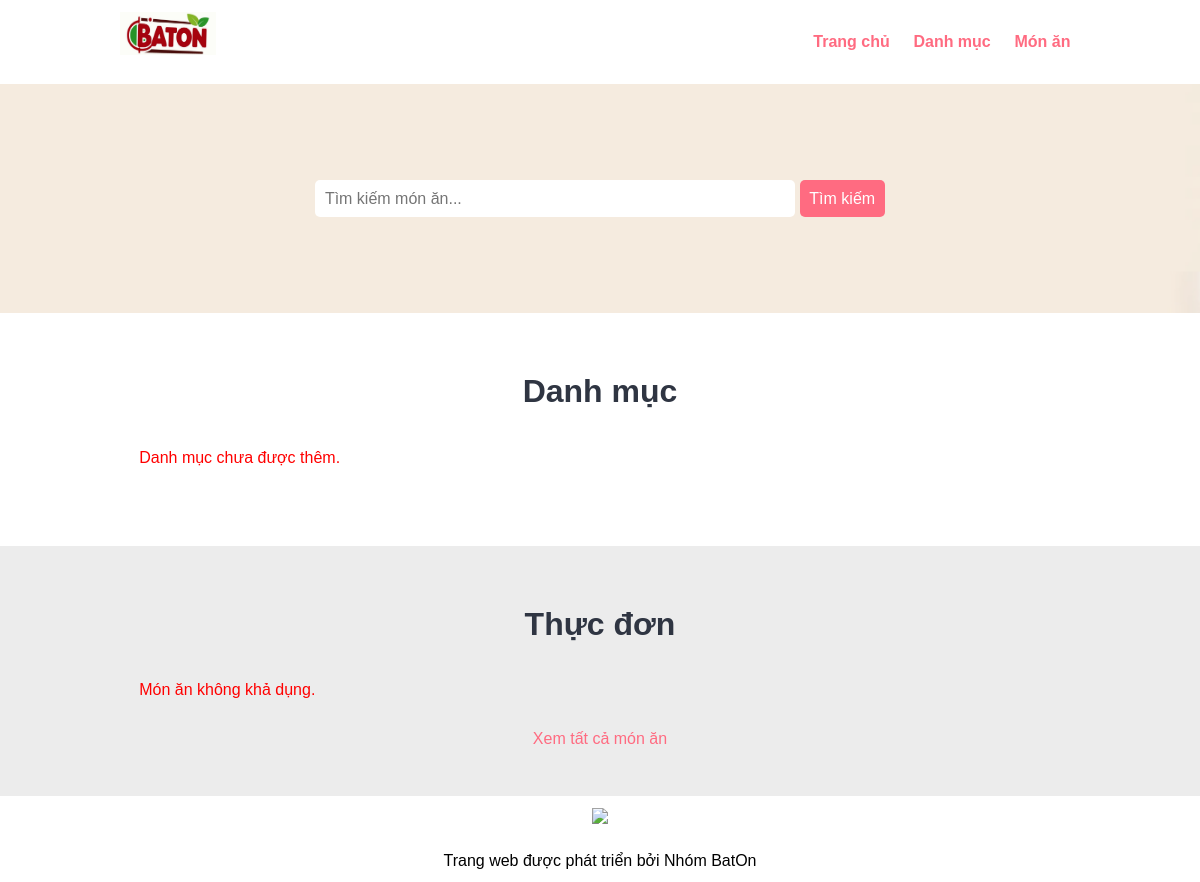
Before: / with the older database file.
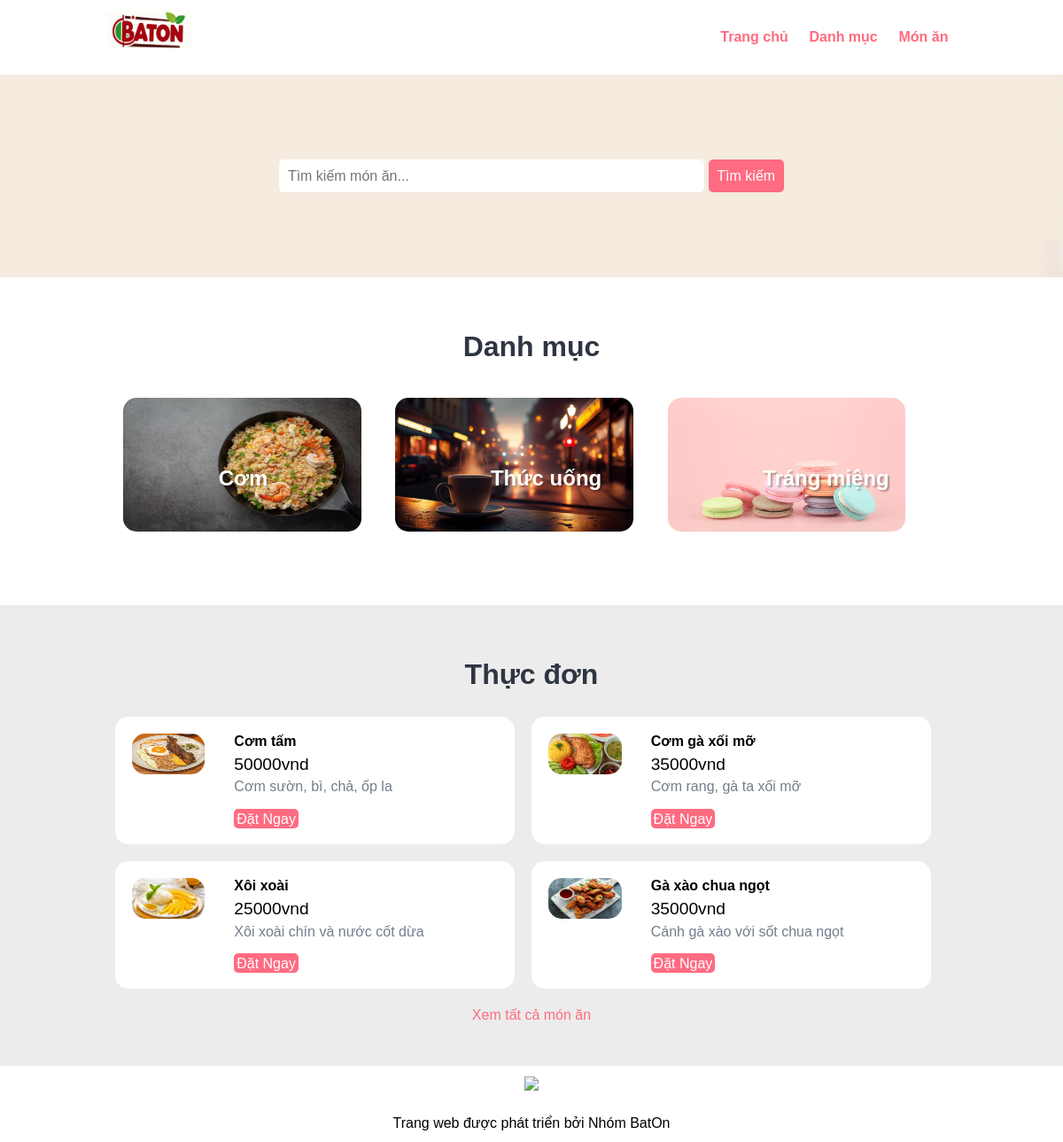
After: the same page with the newer database file.
### tables this page shows
CREATE TABLE `tbl_category` (
  `id` int(10) UNSIGNED NOT NULL,
  `title` varchar(100) NOT NULL,
  `image_name` varchar(255) NOT NULL,
  `featured` varchar(10) NOT NULL,
  `active` varchar(10) NOT NULL
);

CREATE TABLE `tbl_food` (
  `id` int(10) UNSIGNED NOT NULL,
  `title` varchar(100) NOT NULL,
  `description` text NOT NULL,
  `price` int(10) NOT NULL,
  `image_name` varchar(255) NOT NULL,
  `category_id` int(10) UNSIGNED NOT NULL,
  `featured` varchar(10) NOT NULL,
  `active` varchar(10) NOT NULL
);

### index.php (the view, shortened to what this page needs)
<?php include('partials-front/menu.php'); ?>
<section class="food-search text-center">
  <div class="container">
    <form action="<?php echo SITEURL; ?>food-search.php" method="POST">
      <input type="search" name="search" placeholder="Tìm kiếm món ăn..." required>
      <input type="submit" name="submit" value="Tìm kiếm" class="btn btn-primary">
    </form>
  </div>
</section>
<section class="categories">
  <div class="container">
    <h2 class="text-center">Danh mục</h2>
    <?php
    $sql = "SELECT * FROM tbl_category WHERE active='Có' AND featured='Có' LIMIT 3";
    $res = mysqli_query($conn, $sql);
    $count = mysqli_num_rows($res);
    if($count > 0) {
      while($row = mysqli_fetch_assoc($res)) {
        $id = $row['id'];
        $title = $row['title'];
        $image_name = $row['image_name'];
        ?>
        <a href="<?php echo SITEURL; ?>category-foods.php?category_id=<?php echo $id; ?>">
          <div class="box-3 float-container">
            <?php
            if($image_name == "") {
              include('partials-front/no-image.php');
            } else {
              ?>
              <img src="<?php echo SITEURL; ?>images/category/<?php echo $image_name; ?>" alt="<?php echo $title; ?>"
                class="img-responsive img-curve">
              <?php
            }
            ?>
            <h3 class="float-text text-white text-shadow">
              <?php echo $title; ?>
            </h3>
          </div>
        </a>
        <?php
      }
    } else {
      echo "<div class='error'>Danh mục chưa được thêm.</div>";
    }
    ?>
  </div>
</section>
<section class="food-menu">
  <div class="container">
    <h2 class="text-center">Thực đơn</h2>
    <?php
    $sql2 = "SELECT * FROM tbl_food WHERE active='Có' AND featured='Có' LIMIT 6";
    $res2 = mysqli_query($conn, $sql2);
    $count2 = mysqli_num_rows($res2);
    if($count2 > 0) {
      while($row = mysqli_fetch_assoc($res2)) {
        $id = $row['id'];
        $title = $row['title'];
        $price = $row['price'];
        $description = $row['description'];
        $image_name = $row['image_name'];
        ?>
        <div class="food-menu-box">
          <div class="food-menu-img">
            <?php
            if($image_name == "") {
              include('partials-front/no-image.php');
            } else {
              ?>
              <img src="<?php echo SITEURL; ?>images/food/<?php echo $image_name; ?>" alt="<?php echo $title; ?>"
                class="img-responsive img-curve">
              <?php
            }
            ?>
          </div>
          <div class="food-menu-desc">
            <h4>
              <?php echo $title; ?>
            </h4>
            <p class="food-price">
              <?php echo $price; ?>vnd
            </p>
            <p class="food-detail">
              <?php echo $description; ?>
            </p>
            <br>
            <a href="<?php echo SITEURL; ?>order.php?food_id=<?php echo $id; ?>" class="btn btn-primary">Đặt Ngay</a>
          </div>
        </div>
        <?php
      }
    } else {
      echo "<div class='error'>Món ăn không khả dụng.</div>";
    }
    ?>
  </div>
  <p class="text-center">
    <a href="<?php echo SITEURL; ?>foods.php">Xem tất cả món ăn</a>
  </p>
</section>
<?php include('partials-front/footer.php'); ?>

Changed rows visible on the page:
added tbl_category: image_name (picture), title "Cơm"
added tbl_category: image_name (picture), title "Thức uống"
added tbl_category: image_name (picture), title "Tráng miệng"
added tbl_food: image_name (picture), title "Cơm tấm", price "50000", description "Cơm sườn, bì, chả, ốp la"
added tbl_food: image_name (picture), title "Cơm gà xối mỡ", price "35000", description "Cơm rang, gà ta xối mỡ"
added tbl_food: image_name (picture), title "Xôi xoài", price "25000", description "Xôi xoài chín và nước cốt dừa"
added tbl_food: image_name (picture), title "Gà xào chua ngọt", price "35000", description "Cánh gà xào với sốt chua ngọt"
Other visible differences:
text no longer shown: "Danh mục chưa được thêm. Món ăn không khả dụng."
